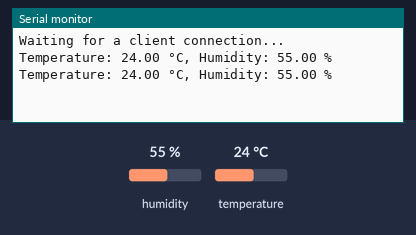
A sketch run on a simulated ESP32. Shown: the last lines printed to the serial monitor. The inputs (shaded band) are chosen by the test bench; at power-on: humidity 55 %, temperature 24 °C. Nothing arrives over Bluetooth unless stated; a phone connects over Bluetooth LE 3 s after start.

Above: at 5.8 s.
5.9 s: humidity set to 22 %
At 8.5 s:
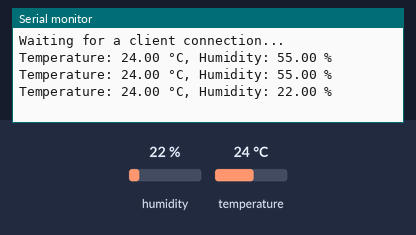
9.0 s: temperature set to 12 °C
At 9.7 s:
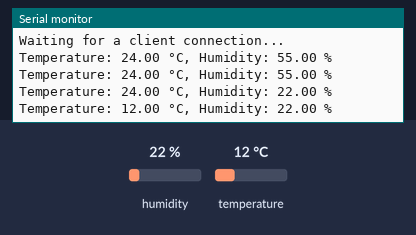
12.1 s: humidity set to 40 %
At 14.4 s:
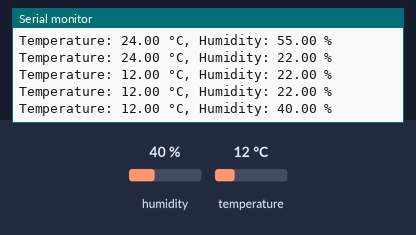
Timing chart, 0 to 15.9 s (numbered marks = the images above; inputs shaded):
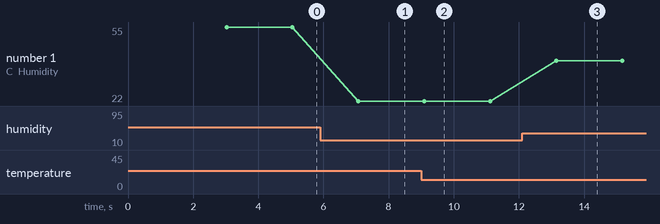

Measured:
- after the input at 5.9 s, the serial monitor: prints a new line after 1.2 s (image 1)
- after the input at 9.0 s, the serial monitor: prints a new line after 0.09 s (image 2)
- after the input at 12.1 s, the serial monitor: prints a new line after 1.0 s (image 3)
- plotted number 1: 55 → 22 after the input at 5.9 s, 22 → 40 after the input at 12.1 s

The sketch:

ble.ino
```cpp
#include <BLEDevice.h>
#include <BLEServer.h>
#include <BLEUtils.h>
#include <BLE2902.h>
#include <DHT.h>

#define DHT_PIN 2         // DHT11 data pin

BLEServer *pServer = NULL;
BLECharacteristic *pCharacteristic = NULL;
bool deviceConnected = false;
bool oldDeviceConnected = false;
DHT dht(DHT_PIN, DHT11);

#define SERVICE_UUID        "4fafc201-1fb5-459e-8fcc-c5c9c331914b"
#define CHARACTERISTIC_UUID "beb5483e-36e1-4688-b7f5-ea07361b26a8"

class MyServerCallbacks : public BLEServerCallbacks {
  void onConnect(BLEServer* pServer) {
    deviceConnected = true;
  };

  void onDisconnect(BLEServer* pServer) {
    deviceConnected = false;
  }
};

void setup() {
  Serial.begin(115200);
  dht.begin();

  BLEDevice::init("ESP32_BLE_Server");
  pServer = BLEDevice::createServer();
  pServer->setCallbacks(new MyServerCallbacks());

  BLEService *pService = pServer->createService(SERVICE_UUID);

  pCharacteristic = pService->createCharacteristic(
                      CHARACTERISTIC_UUID,
                      BLECharacteristic::PROPERTY_READ |
                      BLECharacteristic::PROPERTY_NOTIFY
                    );

  pCharacteristic->addDescriptor(new BLE2902());

  pService->start();

  BLEAdvertising *pAdvertising = BLEDevice::getAdvertising();
  pAdvertising->addServiceUUID(SERVICE_UUID);
  pAdvertising->setScanResponse(true);
  pAdvertising->setMinPreferred(0x06);  // set value to 0x00 to not advertise this parameter
  BLEDevice::startAdvertising();
  Serial.println("Waiting for a client connection...");
}

void loop() {
  if (deviceConnected) {
    float temperature = dht.readTemperature();
    float humidity = dht.readHumidity();

    String data = String(temperature) + "," + String(humidity);

    pCharacteristic->setValue(data.c_str());
    pCharacteristic->notify();

    Serial.print("Temperature: ");
    Serial.print(temperature);
    Serial.print(" °C, Humidity: ");
    Serial.print(humidity);
    Serial.println(" %");

    delay(2000);  // Update values every 2 seconds
  }

  if (!deviceConnected && oldDeviceConnected) {
    delay(500);  // Give the Bluetooth stack the chance to get disconnected
    pServer->startAdvertising();  // Restart advertising
    Serial.println("Waiting for a client connection...");
    oldDeviceConnected = deviceConnected;
  }

  if (deviceConnected && !oldDeviceConnected) {
    oldDeviceConnected = deviceConnected;
  }
}
```
